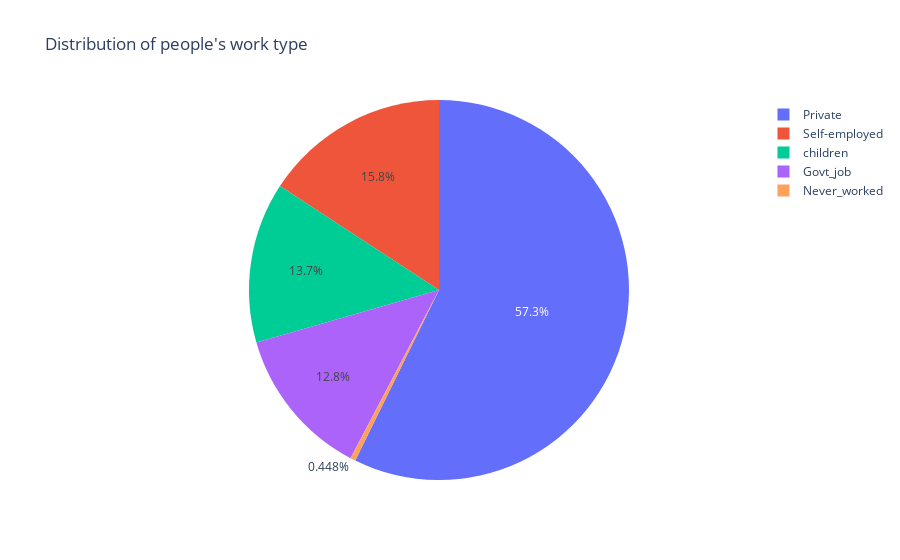

Notebook cell for this chart:
### Code cell
value_viz('work_type','Distribution of people\'s work type')

### Figure 1 — Plotly figure (JSON) as saved in the notebook; plotly's stock layout.template omitted (floating-point values rounded to 4 significant figures; data arrays with more than 128 entries replaced by an {"elided": "..."} marker saying what was removed)
{"data": [{"domain": {"x": [0, 1], "y": [0, 1]}, "hovertemplate": "work_type=%{label}<extra></extra>", "labels": {"elided": "4909 str values"}, "legendgroup": "", "name": "", "showlegend": true, "type": "pie"}], "layout": {"legend": {"tracegroupgap": 0}, "title": {"text": "Distribution of people's work type"}}}
